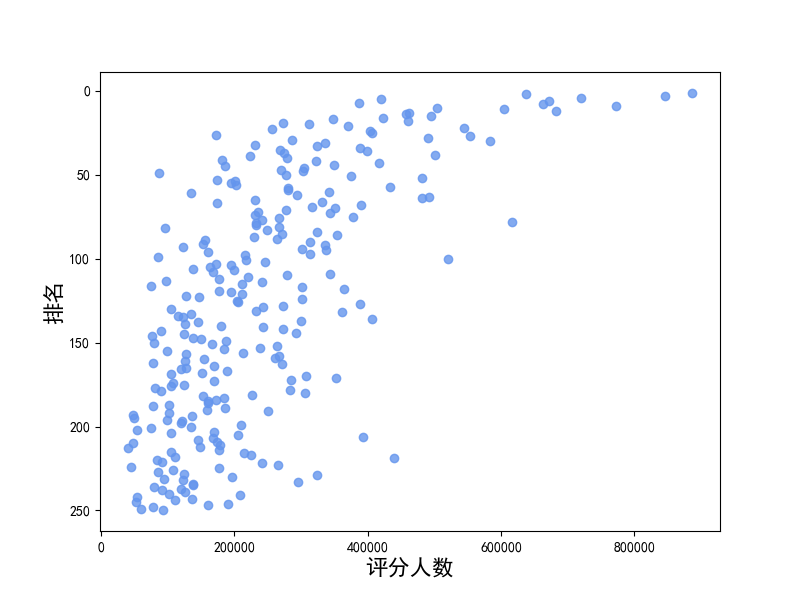

The Python source for this figure:
#-*-coding:utf-8-*- 
import pandas as pd
import matplotlib.pyplot as plt
from pylab import mpl
import re

mpl.rcParams['font.sans-serif'] = ['SimHei']

df = pd.read_csv('E:/project/spider/Movie.csv',encoding = 'utf8')


num = []
for i in df[u'评分人数']:
    num.append(re.findall(r'\d+',i))
plt.figure(figsize=(8,6)) 
plt.scatter(num, df[u'排名'],color = 'cornflowerblue',alpha = 0.8)
plt.xlabel(u'评分人数',fontsize=16)
plt.ylabel(u'排名',fontsize=16)
plt.gca().invert_yaxis()
plt.show()
